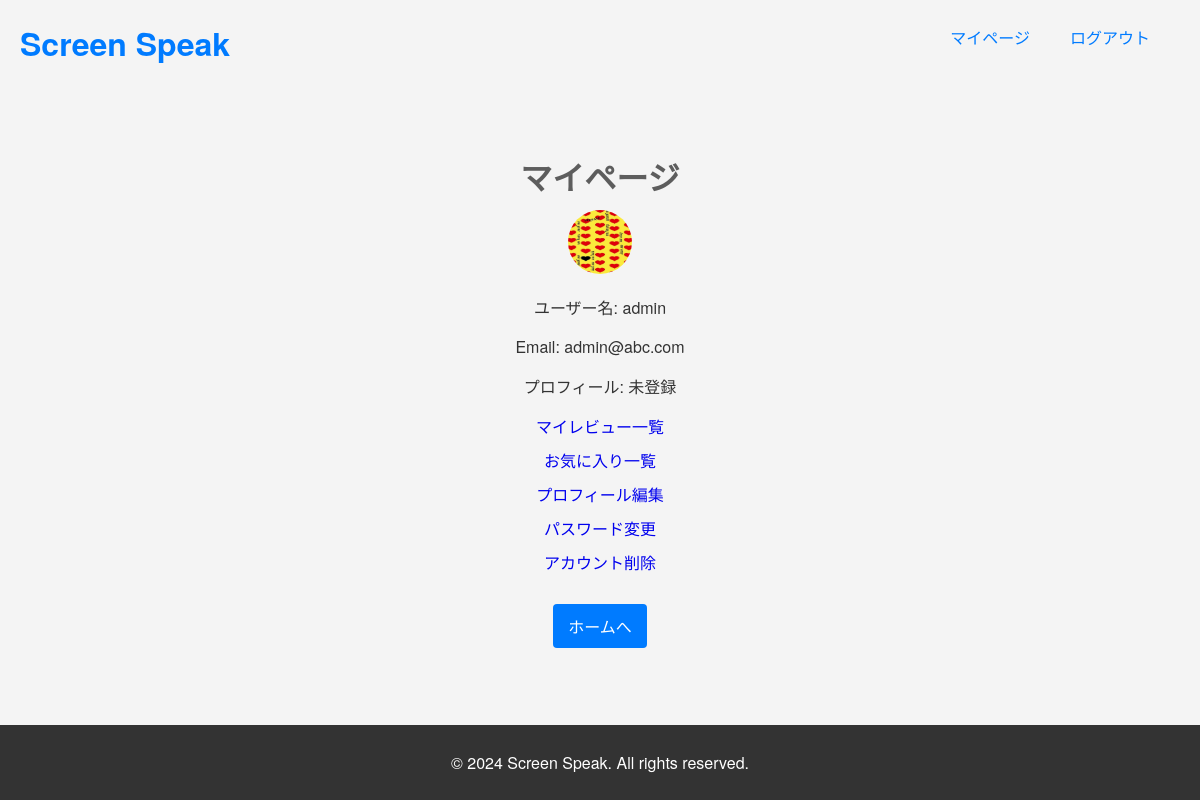
Before: /mypage/ (signed in) with the older database file.
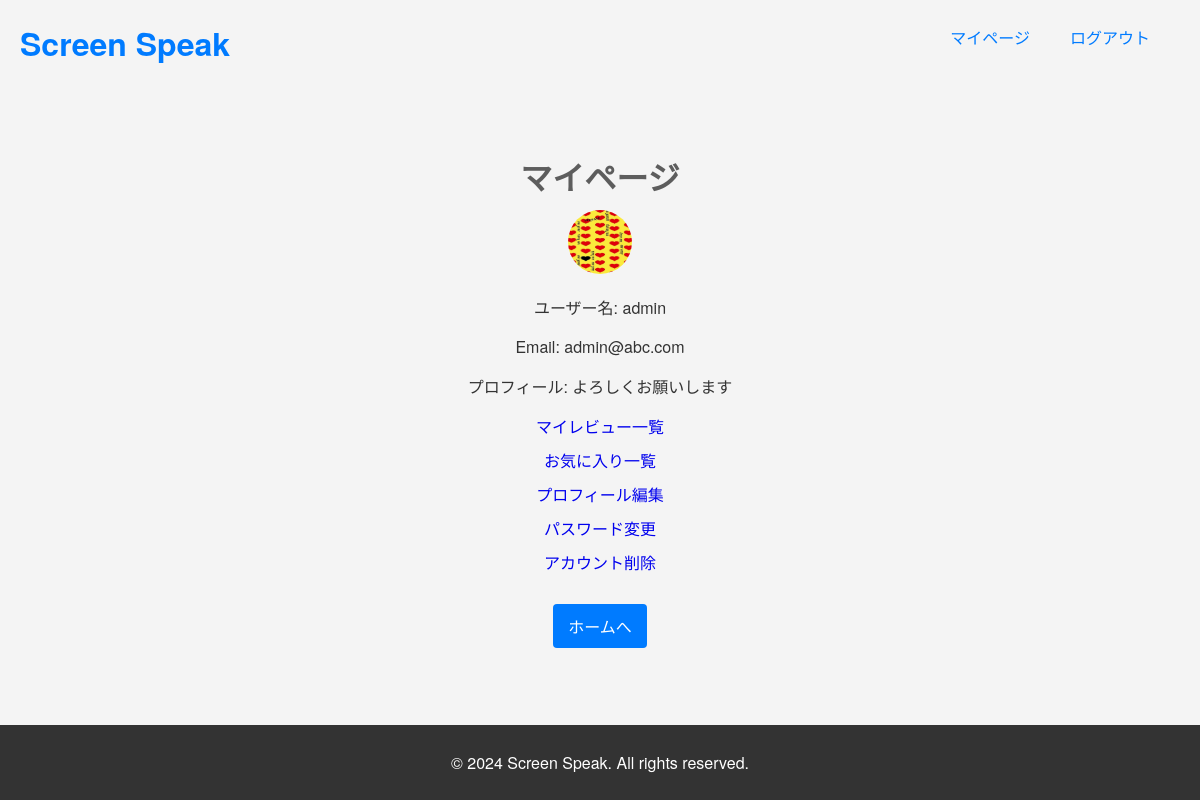
After: the same page with the newer database file.
### flick_seeker/models.py (models this page shows, shortened)
class User(AbstractUser):
    username = models.CharField(_('username'), max_length=150, unique=True, null=False)  # ユーザー名フィールド
    email = models.EmailField(_('email address'), unique=True)  # emailアドレスフィールド
    profile_image = models.ImageField(upload_to='profile_images/', null=True, blank=True, default='profile_images/default-thumbnail.png')  # プロフィール画像フィールド
    bio = models.TextField(_("Bio"), blank=True, null=True)  # 自己紹介文のフィールド
    created_at = models.DateTimeField(auto_now_add=True, verbose_name=_('Created at'))
    updated_at = models.DateTimeField(auto_now=True, verbose_name=_('Updated at'))
    USERNAME_FIELD = 'email'  # ユーザー名としてemailを使用
    REQUIRED_FIELDS = ['username']  # 必須フィールドを設定
    objects = CustomUserManager()  # カスタムユーザーマネージャを使用

### flick_seeker/views.py (the view)
# urls.py: path('mypage/', mypage, name='mypage'),  # '/mypage/' URL を 'mypage' ビューにマッピング
@login_required
def mypage(request):
    user = request.user
    context = {
        'user': user,
    }
    return render(request, 'mypage.html', context)

### flick_seeker/templates/mypage.html
{% extends 'base.html' %}
{% block content %}
<div class="mypage-content">
  <h1>マイページ</h1>
  {% if user.profile_image %}
    <img src="{{ user.profile_image.url }}" alt="{{ user.username }}'s Profile Icon" style="width: 64px; height: 64px; border-radius: 50%;">
  {% else %}
    <p>プロフィールアイコンはまだ登録されていません。</p>
  {% endif %}
  <p>ユーザー名: {{ user.username }}</p>
  <p>Email: {{ user.email }}</p>
  <p>プロフィール: {{ user.bio|default:"未登録" }}</p>
  <a href="{% url 'flick_seeker:my_reviews' %}">マイレビュー一覧</a>
  <a href="{% url 'flick_seeker:my_favorites' %}">お気に入り一覧</a>
  <a href="{% url 'flick_seeker:edit_profile' %}">プロフィール編集</a>
  <a href="{% url 'flick_seeker:password_change' %}">パスワード変更</a>
  <a href="{% url 'flick_seeker:delete_user' %}" onclick="return confirm('アカウントを削除してもよろしいですか？');">アカウント削除</a>
  <a href="{% url 'flick_seeker:dashboard' %}" class="button back-button">ホームへ</a>
</div>
{% endblock %}

Changed rows visible on the page:
changed User "admin": bio "未登録" → "よろしくお願いします"
